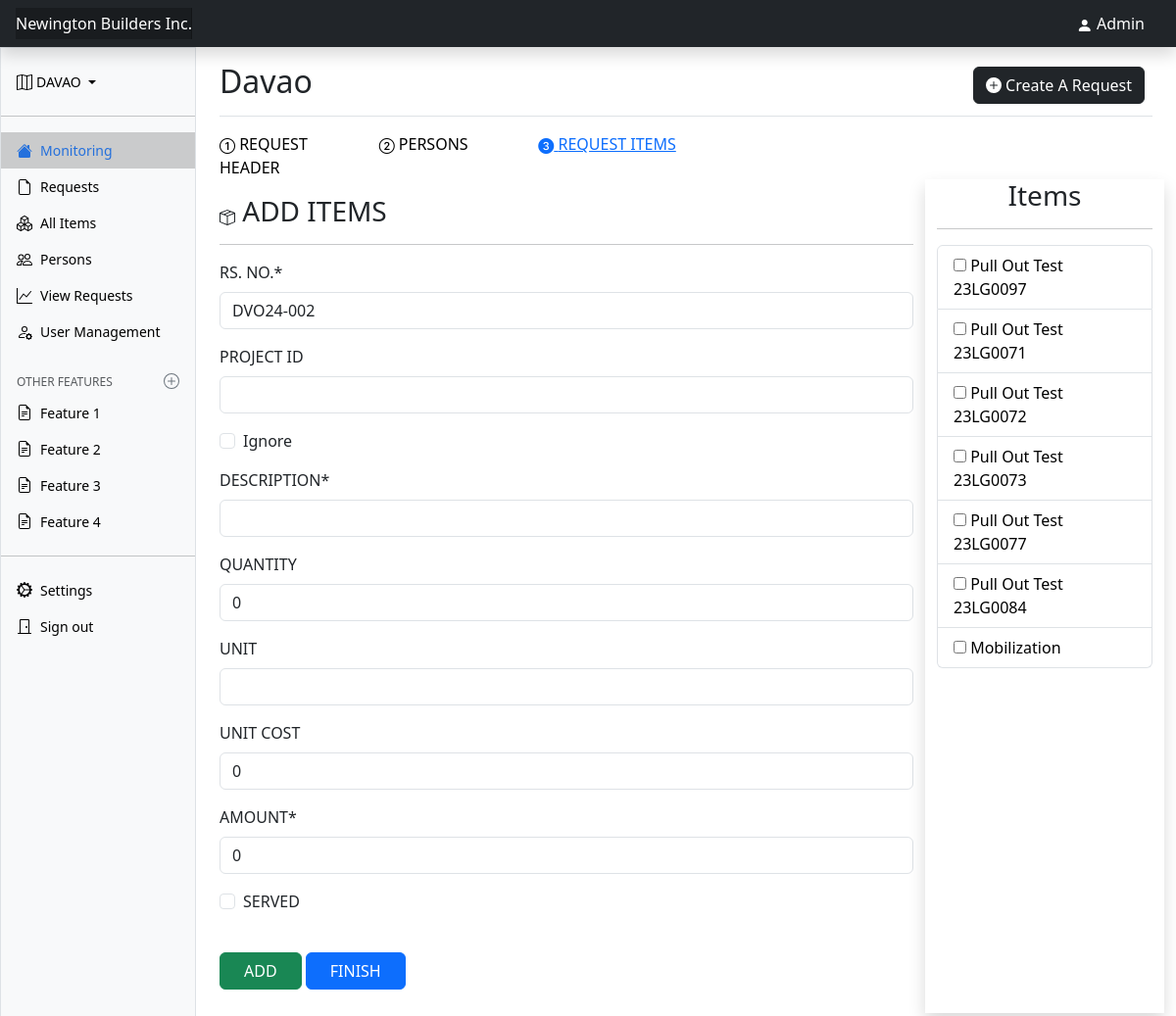
/davao/add_items/DVO24-002/ (signed in), run on the app's committed database.
### davao_requests/models.py (models this page shows, shortened)
class DavaoRequestItems(models.Model):
    header = models.ForeignKey(DavaoRequestHeader, on_delete=models.CASCADE)
    item_id = models.CharField(max_length=100, blank=True)
    ignore = models.BooleanField(default=False)
    description = models.CharField(max_length=60)
    quantity = models.DecimalField(decimal_places=2, max_digits=10, blank=True, default=0)
    unit = models.CharField(max_length=20, blank=True)
    unit_cost = models.DecimalField(decimal_places=2, max_digits=10, blank=True, default=0)
    amount = models.DecimalField(max_digits=10, decimal_places=2, default=0)
    served = models.BooleanField(default=False)

### davao_requests/views.py (the view)
# urls.py: path('add_items/<rs_number>/', views.add_items_view, name='bukidnon_add_items'),
def add_items_view(request, rs_number):
    if request.user.is_authenticated:
        init_data = {'header':rs_number}
        items = DavaoRequestItems.objects.filter(header=DavaoRequestHeader.objects.get(pk=rs_number))
        if request.method == "POST":
            form = DavaoRequestItemsForm(request.POST)
            if form.is_valid:
                form.save()
                messages.success(request, "Item Addedd Successfully")
        form = DavaoRequestItemsForm(initial=init_data)
        return render(request, 'main/actions/add_items.html', {'form':form, 'items':items, 'title':'Davao'})
    else:
        return redirect('login')

### davao_requests/forms.py
class DavaoRequestHeaderForm(forms.ModelForm):
    class Meta:
        model = DavaoRequestHeader
        fields = [
            'rs_number',
            'payee',
            'particulars',
            'project',
            'urgent',
            'note',
            'date_requested',
            'date_needed'
        ]
    rs_number = forms.CharField(widget=forms.TextInput(attrs={'class':'form-control'}))
    particulars = forms.CharField(widget=forms.TextInput(attrs={'class':'form-control'}))
    payee = forms.CharField(widget=forms.TextInput(attrs={'class':'form-control'}), required=False)
    project = forms.CharField(widget=forms.TextInput(attrs={'class':'form-control','max_length':'"100"'}))
    note = forms.CharField(widget=forms.TextInput(attrs={'class':'form-control'}), required=False)
    date_requested = forms.DateField(widget=forms.DateInput(attrs={'class':'form-control', 'type':'date', 'autocomplete':'off'}))
    date_needed = forms.DateField(widget=forms.DateInput(attrs={'class':'form-control', 'type':'date', 'autocomplete':'off'}))

### davao_requests/templatetags/davao_tags.py (called while the page is built)
@register.inclusion_tag('main/actions/modals/modal_add_requestForm.html')
def renderAddRequestForm():
    rs_number = f"DVO{str(timezone.now().year)[2:]}-"
    try:
        idx = DavaoRequestHeader.objects.all()
        rs_number += str(len(idx)+1).zfill(3)
    except:
        rs_number += str(1).zfill(3)
    form = DavaoRequestHeaderForm(initial={'rs_number':rs_number})
    return {'form':form, 'title':'Davao'}

### main/templates/main/actions/add_items.html (shortened to what this page needs)
{% extends 'main/base.html' %}
{% load crispy_forms_tags %}
{% block content %}
<div class="row justify-content-center">
    <div class="col-2">
        <a href="{% url 'davao_add_request' %}" class="fw-medium text-decoration-none text-black">
          <i class="bi bi-1-circle"></i>
          REQUEST HEADER
        </a>
      </div>
      <div class="col-2 align-items-center">
        <a href="{% url 'davao_add_authorizedPerson' form.initial.header %}" class="fw-medium text-decoration-none text-black">
          <i class="bi bi-2-circle"></i>
          PERSONS
        </a>
      </div>
      <div class="col align-items-center">
        <a href="{% url 'davao_add_items' form.initial.header %}" class="fw-medium">
          <i class="bi bi-3-circle-fill"></i>
          REQUEST ITEMS
        </a>
      </div>
      <div class="col-9 mt-3">
        <form method="post" class="fw-medium">
            <h3>
                ADD ITEMS
            </h3>
            <hr>
            {{form|crispy}}
            <button type="submit" class="btn btn-success my-4 px-4">ADD</button>
            <a href="/{{title|lower}}/list_view_request" class="btn btn-primary my-4 px-4">FINISH</a>
        </form>
      </div>
      <div class="col-3 shadow">
        <h3 class="text-center">Items</h3><hr>
        <ul class="list-group">
            {% for item in items %}
            {% if item.served %}
            <li class="list-group-item">
              <input type="checkbox" checked style="pointer-events: none;">
              <a href="/{{title|lower}}/edit_item/{{item.id}}/" class="text-decoration-none text-black wrap-text">{{item.description}} {{item.item_id}}</a>
            </li>
            {% else %}
            <li class="list-group-item">
              <input type="checkbox" style="pointer-events: none;">
              <a href="/{{title|lower}}/edit_item/{{item.id}}/" class="text-decoration-none text-black">{{item.description}} {{item.item_id}}</a>
            </li>
            {% endif %}
            {% endfor %}
        </ul>
      </div>
    </div>
</div>
{% endblock %}

### main/templates/main/header.html (shortened to what this page needs)
<header class="navbar sticky-top bg-dark flex-md-nowrap px-3 shadow" data-bs-theme="light">
  <div>
    <a class="navbar-brand col-md-3 col-lg-2 me-0  fs-6 text-white" href="#">Newington Builders Inc.</a>
  </div>
  <div class="mx-3 mb-0 text-white py-1 align-middle">
    <i class="bi bi-person-fill text-white"></i>
    {{user.username|title}}
  </div>
</header>

### main/static/main/css/dashboard.css (style rules this page uses)
.bi { display: inline-block; width: 1rem; height: 1rem; }
.navbar-brand { padding-top: .75rem; padding-bottom: .75rem; background-color: rgba(0, 0, 0, .25); box-shadow: inset -1px 0 0 rgba(0, 0, 0, .25); }

### main/templates/main/base.html (style rules this page uses)
.bi { vertical-align: -.125em; fill: currentColor; }

### data on the page
DavaoRequestItems: description "Pull Out Test", item_id "23LG0097"
DavaoRequestItems: description "Pull Out Test", item_id "23LG0071"
DavaoRequestItems: description "Pull Out Test", item_id "23LG0072"
DavaoRequestItems: description "Pull Out Test", item_id "23LG0073"
DavaoRequestItems: description "Pull Out Test", item_id "23LG0077"
DavaoRequestItems: description "Pull Out Test", item_id "23LG0084"
DavaoRequestItems: description "Mobilization"

### other printed values
{{ user.username|title }} "Admin"
{{ title|upper }} "DAVAO"
{{ title }} "Davao"
